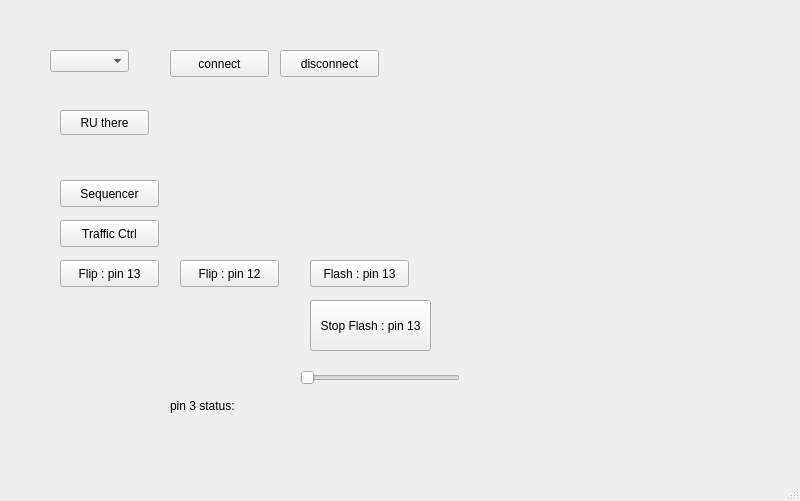
<?xml version="1.0" encoding="UTF-8"?>
<ui version="4.0">
 <class>MainWindow</class>
 <widget class="QMainWindow" name="MainWindow">
  <property name="geometry">
   <rect>
    <x>0</x>
    <y>0</y>
    <width>800</width>
    <height>501</height>
   </rect>
  </property>
  <property name="windowTitle">
   <string>Firmata DO</string>
  </property>
  <widget class="QWidget" name="centralwidget">
   <widget class="QPushButton" name="connectButton">
    <property name="geometry">
     <rect>
      <x>170</x>
      <y>50</y>
      <width>99</width>
      <height>27</height>
     </rect>
    </property>
    <property name="text">
     <string>connect</string>
    </property>
   </widget>
   <widget class="QPushButton" name="discButton">
    <property name="geometry">
     <rect>
      <x>280</x>
      <y>50</y>
      <width>99</width>
      <height>27</height>
     </rect>
    </property>
    <property name="text">
     <string>disconnect</string>
    </property>
   </widget>
   <widget class="QPushButton" name="connectButton_2">
    <property name="geometry">
     <rect>
      <x>60</x>
      <y>180</y>
      <width>99</width>
      <height>27</height>
     </rect>
    </property>
    <property name="text">
     <string>Sequencer</string>
    </property>
   </widget>
   <widget class="QPushButton" name="connectButton_3">
    <property name="geometry">
     <rect>
      <x>60</x>
      <y>220</y>
      <width>99</width>
      <height>27</height>
     </rect>
    </property>
    <property name="text">
     <string>Traffic Ctrl</string>
    </property>
   </widget>
   <widget class="QPushButton" name="connectButton_4">
    <property name="geometry">
     <rect>
      <x>60</x>
      <y>260</y>
      <width>99</width>
      <height>27</height>
     </rect>
    </property>
    <property name="text">
     <string>Flip : pin 13</string>
    </property>
   </widget>
   <widget class="QComboBox" name="comboBox">
    <property name="geometry">
     <rect>
      <x>50</x>
      <y>50</y>
      <width>79</width>
      <height>22</height>
     </rect>
    </property>
   </widget>
   <widget class="QPushButton" name="pushButton">
    <property name="geometry">
     <rect>
      <x>60</x>
      <y>110</y>
      <width>89</width>
      <height>25</height>
     </rect>
    </property>
    <property name="text">
     <string>RU there</string>
    </property>
   </widget>
   <widget class="QPushButton" name="connectButton_5">
    <property name="geometry">
     <rect>
      <x>310</x>
      <y>260</y>
      <width>99</width>
      <height>27</height>
     </rect>
    </property>
    <property name="text">
     <string>Flash : pin 13</string>
    </property>
   </widget>
   <widget class="QPushButton" name="connectButton_6">
    <property name="geometry">
     <rect>
      <x>180</x>
      <y>260</y>
      <width>99</width>
      <height>27</height>
     </rect>
    </property>
    <property name="text">
     <string>Flip : pin 12</string>
    </property>
   </widget>
   <widget class="QPushButton" name="connectButton_7">
    <property name="geometry">
     <rect>
      <x>310</x>
      <y>300</y>
      <width>121</width>
      <height>51</height>
     </rect>
    </property>
    <property name="text">
     <string>Stop Flash : pin 13</string>
    </property>
   </widget>
   <widget class="QSlider" name="horizontalSlider">
    <property name="geometry">
     <rect>
      <x>300</x>
      <y>370</y>
      <width>160</width>
      <height>16</height>
     </rect>
    </property>
    <property name="maximum">
     <number>255</number>
    </property>
    <property name="orientation">
     <enum>Qt::Horizontal</enum>
    </property>
   </widget>
   <widget class="QLabel" name="label">
    <property name="geometry">
     <rect>
      <x>170</x>
      <y>390</y>
      <width>131</width>
      <height>31</height>
     </rect>
    </property>
    <property name="text">
     <string>pin 3 status: </string>
    </property>
   </widget>
   <widget class="QLabel" name="status">
    <property name="geometry">
     <rect>
      <x>260</x>
      <y>400</y>
      <width>60</width>
      <height>16</height>
     </rect>
    </property>
    <property name="text">
     <string/>
    </property>
   </widget>
  </widget>
  <widget class="QMenuBar" name="menubar">
   <property name="geometry">
    <rect>
     <x>0</x>
     <y>0</y>
     <width>800</width>
     <height>21</height>
    </rect>
   </property>
  </widget>
  <widget class="QStatusBar" name="statusbar"/>
 </widget>
 <resources/>
 <connections/>
</ui>
